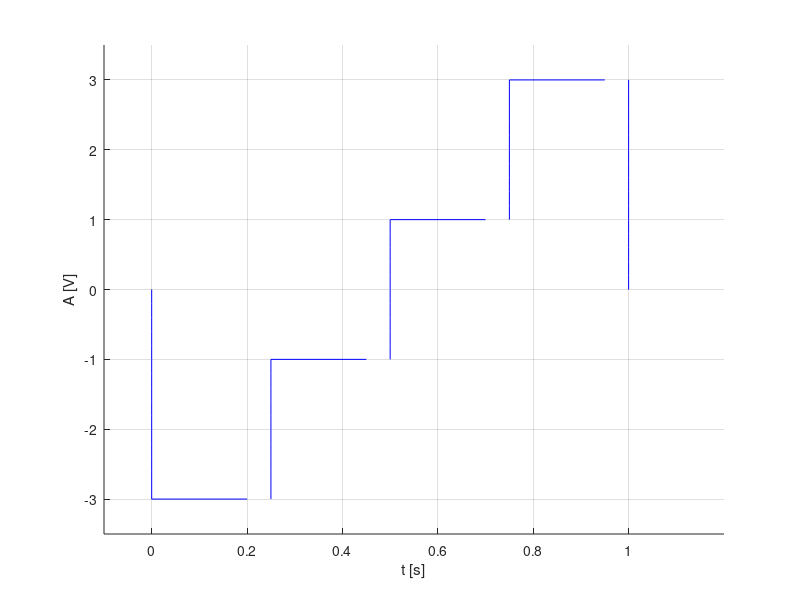

Reproduce this figure in MATLAB.
%Se va genera un semnal cu rezolutie temporara de 2ms, 20ms
%200ms pentru un semnal continuu de tipul:
%3. Semnal dreptunghiular multinivel, aleator
% Durata fiec?rui nivel: 0,25 s.
% Nivelurile
%a) {-1, 1}
%b) {-3,-1,1,3}
%c) {-5,-3,-1,1,3,5}
%d) {-7,-5,-3,-1,1,3,5,7}

hold on
xlabel('t [s]'),ylabel('A [V]')
%b) nivelurile {-3,-1,1,3}
%Rezolutia temporara de 2ms



%y variaza de la 0 la -3
y=0:-0.2:-3;
x=y*0;
plot(x,y,'b')
%nivel -3
x = 0: 0.2: 1/4;
y = -3+0*x;
plot(x, y, 'b'),grid

%x=1/4;y variaza de la -3 la -1
y=-3:0.2:-1;
x=y*0+1/4;
plot(x,y,'b')

%nivel -1
x = 1/4:0.2:1/2;
y=-1+0*x;
plot(x,y,'b')

%x=1/2; y variaza de la -1 la 1
y=-1:0.2:1;
x=y*0+1/2;
plot(x,y,'b')

%nivel 1
x = 1/2:0.2:3/4;
y=1+x*0;
plot(x,y,'b')

%x=3/4; y variaza de la 1 la 3
y=1:0.2:3;
x=y*0+3/4;
plot(x,y,'b')

%nivel 3
x = 3/4:0.2:1;
y=3+x*0;
plot(x,y,'b')

%x=1; y variaza de la 3 la 0;
y=3:-0.2:0;
x=y*0+1;
plot(x,y,'b')

axis([-0.1 1.2 -3.5 3.5])


%
